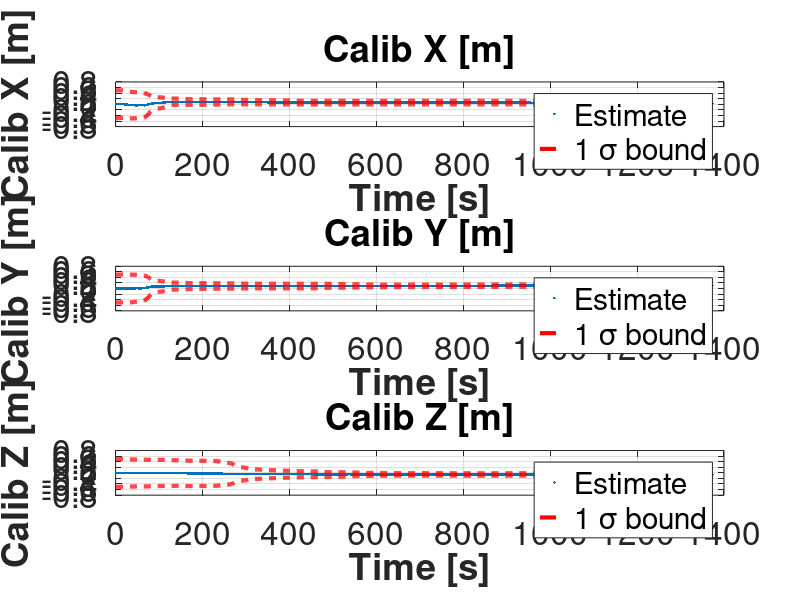

This figure's MATLAB source: (Note: this script raises an error after producing the figure.)
clear all;
clc;
data_ext_calib = csvread('camimu_calib_extrinsic.csv');
quat = data_ext_calib(:, 1:4);
xyz = data_ext_calib(:, 5:7);
sigma_xyz = data_ext_calib(:, 11:13);
sigma_rxryrz = data_ext_calib(:, 8:10)*180/pi;
%%
figure('Name','Calibration XYZ KF','NumberTitle','off');
subplot(311)
plot(xyz(:,1),  '.', 'LineWidth', 3);
%hold off;
hold on;
plot(xyz(:,1) + sigma_xyz(:,1), '--r', 'LineWidth', 3);
hold on;
plot(xyz(:,1) - sigma_xyz(:,1), '--r', 'LineWidth', 3);
hold off;
ylabel('Calib X [m]','fontweight','bold','fontsize',16);
grid;
title('Calib X [m]','fontweight','bold','fontsize',16);
xlabel('Time [s]','fontweight','bold','fontsize',16);
legend('Estimate', '1 \sigma bound');
set(gca,'FontSize', 24);

subplot(312)
plot(xyz(:,2),  '.', 'LineWidth', 3);
%hold off;
hold on;
plot(xyz(:,2) + sigma_xyz(:,2), '--r', 'LineWidth', 3);
hold on;
plot(xyz(:,2) - sigma_xyz(:,2), '--r', 'LineWidth', 3);
hold off;
ylabel('Calib Y [m]','fontweight','bold','fontsize',16);
grid;
title('Calib Y [m]','fontweight','bold','fontsize',16);
xlabel('Time [s]','fontweight','bold','fontsize',16);
legend('Estimate', '1 \sigma bound');
set(gca,'FontSize', 24);

subplot(313)
plot(xyz(:,3),  '.', 'LineWidth', 3);
%hold off;
hold on;
plot(xyz(:,3) + sigma_xyz(:,3), '--r', 'LineWidth', 3);
hold on;
plot(xyz(:,3) - sigma_xyz(:,3), '--r', 'LineWidth', 3);
hold off;
ylabel('Calib Z [m]','fontweight','bold','fontsize',16);
grid;
title('Calib Z [m]','fontweight','bold','fontsize',16);
xlabel('Time [s]','fontweight','bold','fontsize',16);
legend('Estimate', '1 \sigma bound');
set(gca,'FontSize', 24);


%%
eulerangleDegrees = [];
for i=1:length(quat)
    quat_i = quaternion(quat(i, 4), quat(i, 1), quat(i, 2), quat(i, 3));
    eulerAngles = eulerd(quat_i, 'XYZ', 'frame');
    euler_x = wrapTo360(eulerAngles(:, 1));
    euler_y = eulerAngles(:, 2);
    euler_z = eulerAngles(:, 3);
    eulerangleDegrees = [eulerangleDegrees; [euler_x, euler_y, euler_z]];
end
eulerangleDegreesMinus = eulerangleDegrees - sigma_rxryrz;
eulerangleDegreesPlus = eulerangleDegrees + sigma_rxryrz;

%%
figure('Name','Rotation Calibration KF','NumberTitle','off');
subplot(311)
plot(eulerangleDegrees(:,1),  '.', 'LineWidth', 3);
hold on;
plot(eulerangleDegreesMinus(:,1), '--r', 'LineWidth', 3);
hold on;
plot(eulerangleDegreesPlus(:,1), '--r', 'LineWidth', 3);
hold off;
ylabel('Euler X','fontweight','bold','fontsize',16);
grid;
title('Euler X [deg]','fontweight','bold','fontsize',16);
xlabel('Time [s]','fontweight','bold','fontsize',16);
% ylim([170, 190]);
legend('Estimate', '1 \sigma bound');
set(gca,'FontSize', 24);

subplot(312)
plot(eulerangleDegrees(:,2), '.',  'LineWidth', 3);
hold on;
plot(eulerangleDegreesMinus(:,2),'--r', 'LineWidth', 3);
hold on;
plot(eulerangleDegreesPlus(:,2),'--r',  'LineWidth', 3);
hold off;
ylabel('Euler Y','fontweight','bold','fontsize',16);
grid;
title('Euler Y [deg]','fontweight','bold','fontsize',16);
xlabel('Time [s]','fontweight','bold','fontsize',16);
% ylim([-10, 10]);
legend('Estimate', '1 \sigma bound');
set(gca,'FontSize', 24);

subplot(313)
plot(eulerangleDegrees(:,3), '.',  'LineWidth', 3);
hold on;
plot(eulerangleDegreesMinus(:,3),'--r', 'LineWidth', 3);
hold on;
plot(eulerangleDegreesPlus(:,3),'--r',  'LineWidth', 3);
hold off;
ylabel('Euler Z','fontweight','bold','fontsize',16);
grid;
title('Euler Z [deg]','fontweight','bold','fontsize',16);
xlabel('Time [s]','fontweight','bold','fontsize',16);
% ylim([-10, 10]);
legend('Estimate', '1 \sigma bound');
set(gca,'FontSize', 24);


